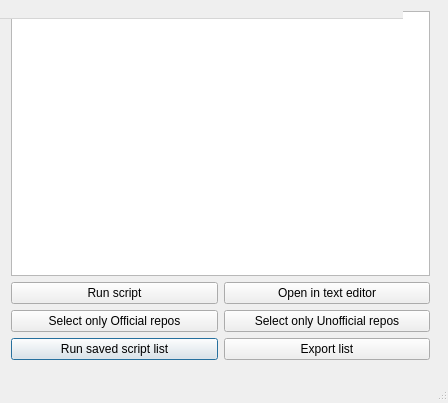
<?xml version="1.0" encoding="UTF-8"?>
<ui version="4.0">
 <class>PackagesDialog</class>
 <widget class="QDialog" name="PackagesDialog">
  <property name="geometry">
   <rect>
    <x>0</x>
    <y>0</y>
    <width>448</width>
    <height>403</height>
   </rect>
  </property>
  <property name="windowTitle">
   <string>Scripts Manager</string>
  </property>
  <property name="PackagesDialog" stdset="0">
   <string>Dialog</string>
  </property>
  <widget class="QWidget" name="centralWidget">
   <property name="geometry">
    <rect>
     <x>0</x>
     <y>0</y>
     <width>441</width>
     <height>371</height>
    </rect>
   </property>
   <layout class="QGridLayout" name="gridLayout">
    <item row="3" column="0">
     <widget class="QPushButton" name="runSavedScriptListButton">
      <property name="text">
       <string>Run saved script list</string>
      </property>
     </widget>
    </item>
    <item row="2" column="0">
     <widget class="QPushButton" name="selectOfficialReposButton">
      <property name="text">
       <string>Select only Official repos</string>
      </property>
     </widget>
    </item>
    <item row="3" column="1">
     <widget class="QPushButton" name="exportListButton">
      <property name="text">
       <string>Export list</string>
      </property>
     </widget>
    </item>
    <item row="2" column="1">
     <widget class="QPushButton" name="selectUnofficialReposButton">
      <property name="text">
       <string>Select only Unofficial repos</string>
      </property>
     </widget>
    </item>
    <item row="1" column="0">
     <widget class="QPushButton" name="runScriptButton">
      <property name="text">
       <string>Run script</string>
      </property>
     </widget>
    </item>
    <item row="0" column="0" colspan="2">
     <widget class="QTreeView" name="treeView"/>
    </item>
    <item row="1" column="1">
     <widget class="QPushButton" name="openInTextEditorButton">
      <property name="text">
       <string>Open in text editor</string>
      </property>
     </widget>
    </item>
   </layout>
  </widget>
  <widget class="QMenuBar" name="menuBar">
   <property name="geometry">
    <rect>
     <x>0</x>
     <y>0</y>
     <width>403</width>
     <height>19</height>
    </rect>
   </property>
  </widget>
  <widget class="QToolBar" name="mainToolBar">
   <property name="geometry">
    <rect>
     <x>0</x>
     <y>0</y>
     <width>8</width>
     <height>17</height>
    </rect>
   </property>
  </widget>
  <widget class="QStatusBar" name="statusBar">
   <property name="enabled">
    <bool>true</bool>
   </property>
   <property name="geometry">
    <rect>
     <x>0</x>
     <y>380</y>
     <width>451</width>
     <height>21</height>
    </rect>
   </property>
  </widget>
 </widget>
 <layoutdefault spacing="6" margin="11"/>
 <resources/>
 <connections/>
</ui>
